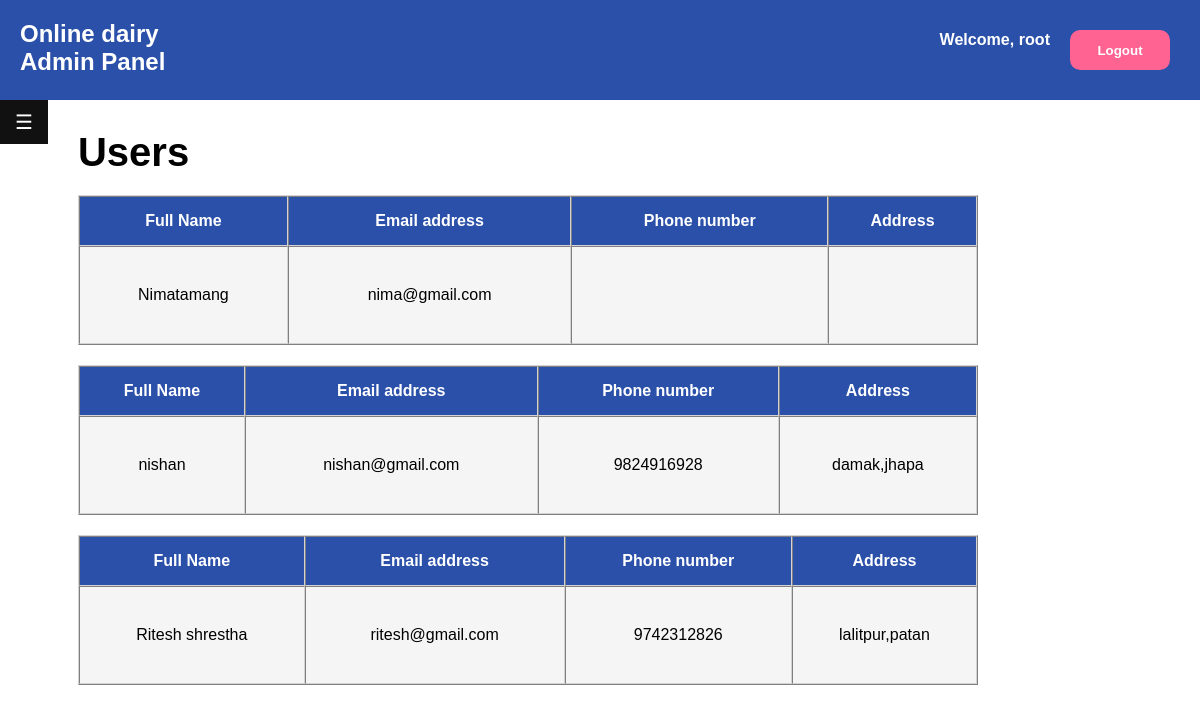
The app's page /admin/usermanagement.php (signed in) with its own data.
### tables this page shows
CREATE TABLE `registerd_users` (
  `id` int(11) NOT NULL,
  `full_name` varchar(128) NOT NULL,
  `email` varchar(255) NOT NULL,
  `phone` varchar(10) NOT NULL,
  `address` varchar(200) NOT NULL,
  `password` varchar(255) NOT NULL
);

### connection/connect.php (called while the page is built, shortened)
<?php
$username="root";
?>

### admin/usermanagement.php (the view, shortened to what this page needs)
<?php
include "../connection/connect.php";
?>
<!DOCTYPE html>
<html lang="en">
<head>
    <link rel="stylesheet" href="../css/adminpagestyle.css">
</head>
<body>
<div class="header">
    <div class="h-left"><b><a href="adminpanel.php">Online dairy <br>Admin Panel</a></b></div>
    <form method="post" class="logout">
    <h6>Welcome, <span style="grey;"><?php echo $username; ?></span><h6>
        <button name="logout" class="h-right">Logout</button>
    </form>
</div>
<div class="adminsides">
<div id="main">
  <button class="openbtn" onclick="openNav()">☰</button>
</div>
<div class="adminpaneltxt" id="adminPanel">
<div class="addproduct-box">
        <div class="addproduct-form">
            <h1 class="heading">Users</h1>
            <div class="box-container">
                <?php
      $select_orders ="SELECT * FROM `registerd_users`";
      $select_orders_res=mysqli_query($conn,$select_orders);
      if(mysqli_num_rows($select_orders_res)>0){
         while($fetch_userdetails = mysqli_fetch_assoc($select_orders_res)){
   ?>
                <div class="box">
                    <table border="1" cellspacing="0">
                        <thead>
                            <tr>
                                <th>Full Name</th>
                                <th>Email address</th>
                                <th>Phone number</th>
                                <th>Address</th>
                            </tr>
                        </thead>
                        <tbody>
                            <tr>
                                <td><p><?= $fetch_userdetails['full_name']; ?></td>
                                <td><?= $fetch_userdetails['email']; ?></p></td>
                                <td><?= $fetch_userdetails['phone']; ?></p></td>
                                <td><?= $fetch_userdetails['address']; ?></p></td>
                            </tr>
                        </tbody>
                    </table>
                </div>
                <?php
    }
      }else{
         echo '<p class="empty">no Registerd user!</p>';
      }
   ?>
            </div>
        </div>
    </div>
</div>
</div>
</body>
</html>

### css/adminpagestyle.css (style rules this page uses)
* { margin: 0; padding: 0; box-sizing: border-box; font-family: sans-serif; }
.header { background-color:#2B50AA; padding: 20px 20px; display: flex; justify-content: space-between; font-size: 24px; }
.logout { display: flex; }
.logout h6 { padding: 10px; color: white; }
.h-left a { text-decoration: none; color: white; }
.h-right { height: 40px; width: 100px; background-color: #ff6392; color: white; border-radius: 10px; border-color: transparent; font-family: sans-serif; font-weight: bold; outline: transparent; }
.openbtn { font-size: 20px; cursor: pointer; background-color: #111; color: white; padding: 10px 15px; border: none; }
.addproduct-box { width: 100%; height: auto; }
.addproduct-form { padding: 20px; }
.adminsides { display: flex; height: 100vh; width: 100%; }
.adminpaneltxt h1 { font-family: sans-serif; font-size: 40px; }
.adminpaneltxt { width: 80%; padding: 10px; overflow-y: scroll; }
.box table { height: 150px; width: 100%; background-color: whitesmoke; text-align: center; margin-top: 20px; border-color:lightgray ; }
.box table thead { height: 50px; background-color: #2B50AA; color: white; font-family: sans-serif; }
.box table tbody { text-align: center; }

### records on screen
registerd_users: full_name "Nimatamang", email "nima@gmail.com"
registerd_users: full_name "nishan", email "nishan@gmail.com", phone "9824916928", address "damak,jhapa"
registerd_users: full_name "Ritesh shrestha", email "ritesh@gmail.com", phone "9742312826", address "lalitpur,patan"

### other values on screen
$username "root"
